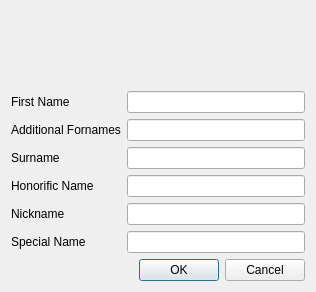
<?xml version="1.0" encoding="UTF-8"?>
<ui version="4.0">
 <class>NameDialog</class>
 <widget class="QDialog" name="NameDialog">
  <property name="geometry">
   <rect>
    <x>0</x>
    <y>0</y>
    <width>316</width>
    <height>292</height>
   </rect>
  </property>
  <property name="windowTitle">
   <string>Dialog</string>
  </property>
  <layout class="QVBoxLayout" name="verticalLayout">
   <item>
    <widget class="QLabel" name="label_displayFull">
     <property name="text">
      <string/>
     </property>
     <property name="alignment">
      <set>Qt::AlignCenter</set>
     </property>
    </widget>
   </item>
   <item>
    <widget class="QLabel" name="label_displayDisplay">
     <property name="text">
      <string/>
     </property>
     <property name="alignment">
      <set>Qt::AlignCenter</set>
     </property>
    </widget>
   </item>
   <item>
    <widget class="QLabel" name="label_displayHonorific">
     <property name="text">
      <string/>
     </property>
     <property name="alignment">
      <set>Qt::AlignCenter</set>
     </property>
    </widget>
   </item>
   <item>
    <widget class="QLabel" name="label_displaySuper">
     <property name="text">
      <string/>
     </property>
     <property name="alignment">
      <set>Qt::AlignCenter</set>
     </property>
    </widget>
   </item>
   <item>
    <layout class="QFormLayout" name="formLayout">
     <property name="fieldGrowthPolicy">
      <enum>QFormLayout::ExpandingFieldsGrow</enum>
     </property>
     <item row="0" column="0">
      <widget class="QLabel" name="label_firstName">
       <property name="toolTip">
        <string>First forename of the Character. The name, he is called by friends and family (if they don't use the nickname, of course).</string>
       </property>
       <property name="text">
        <string>First Name</string>
       </property>
      </widget>
     </item>
     <item row="0" column="1">
      <widget class="QLineEdit" name="lineEdit_firstName"/>
     </item>
     <item row="1" column="0">
      <widget class="QLabel" name="label_additionalForenames">
       <property name="toolTip">
        <string>Other forenames of the character. If the character has more than one additional forenames, seperate them by space.</string>
       </property>
       <property name="text">
        <string>Additional Fornames</string>
       </property>
      </widget>
     </item>
     <item row="1" column="1">
      <widget class="QLineEdit" name="lineEdit_additionalForenames"/>
     </item>
     <item row="2" column="0">
      <widget class="QLabel" name="label_surname">
       <property name="toolTip">
        <string>The surname of the Character.</string>
       </property>
       <property name="text">
        <string>Surname</string>
       </property>
      </widget>
     </item>
     <item row="2" column="1">
      <widget class="QLineEdit" name="lineEdit_surname"/>
     </item>
     <item row="3" column="0">
      <widget class="QLabel" name="label_honorificName">
       <property name="toolTip">
        <string>&lt;!DOCTYPE HTML PUBLIC &quot;-//W3C//DTD HTML 4.0//EN&quot; &quot;http://www.w3.org/TR/REC-html40/strict.dtd&quot;&gt;
&lt;html&gt;&lt;head&gt;&lt;meta name=&quot;qrichtext&quot; content=&quot;1&quot; /&gt;&lt;style type=&quot;text/css&quot;&gt;
p, li { white-space: pre-wrap; }
&lt;/style&gt;&lt;/head&gt;&lt;body style=&quot; font-family:'Ubuntu'; font-size:9pt; font-weight:400; font-style:normal;&quot;&gt;
&lt;p style=&quot; margin-top:0px; margin-bottom:0px; margin-left:0px; margin-right:0px; -qt-block-indent:0; text-indent:0px;&quot;&gt;The honorific name is a postfix name, normally used after his first name. Hermann &lt;span style=&quot; font-style:italic;&quot;&gt;the Strong&lt;/span&gt;, Jasmin &lt;span style=&quot; font-style:italic;&quot;&gt;the Fair&lt;/span&gt; or Philippe &lt;span style=&quot; font-style:italic;&quot;&gt;the Wise&lt;/span&gt;.&lt;/p&gt;&lt;/body&gt;&lt;/html&gt;</string>
       </property>
       <property name="text">
        <string>Honorific Name</string>
       </property>
      </widget>
     </item>
     <item row="3" column="1">
      <widget class="QLineEdit" name="lineEdit_honorificName"/>
     </item>
     <item row="4" column="0">
      <widget class="QLabel" name="label_nickname">
       <property name="toolTip">
        <string>&lt;!DOCTYPE HTML PUBLIC &quot;-//W3C//DTD HTML 4.0//EN&quot; &quot;http://www.w3.org/TR/REC-html40/strict.dtd&quot;&gt;
&lt;html&gt;&lt;head&gt;&lt;meta name=&quot;qrichtext&quot; content=&quot;1&quot; /&gt;&lt;style type=&quot;text/css&quot;&gt;
p, li { white-space: pre-wrap; }
&lt;/style&gt;&lt;/head&gt;&lt;body style=&quot; font-family:'Ubuntu'; font-size:9pt; font-weight:400; font-style:normal;&quot;&gt;
&lt;p style=&quot; margin-top:0px; margin-bottom:0px; margin-left:0px; margin-right:0px; -qt-block-indent:0; text-indent:0px;&quot;&gt;The nickname normally given by friends. Frederick my be called &lt;span style=&quot; font-style:italic;&quot;&gt;Freddy&lt;/span&gt; or Thomas may have earnd the Name &lt;span style=&quot; font-style:italic;&quot;&gt;Dragon&lt;/span&gt; in his Gang.&lt;/p&gt;&lt;/body&gt;&lt;/html&gt;</string>
       </property>
       <property name="text">
        <string>Nickname</string>
       </property>
      </widget>
     </item>
     <item row="4" column="1">
      <widget class="QLineEdit" name="lineEdit_nickname"/>
     </item>
     <item row="5" column="0">
      <widget class="QLabel" name="label_specialName">
       <property name="toolTip">
        <string>The special name is the Name a Charcter uses inside his own supernatural society. Mages call this name the Shadow Name, Werewolfs have their Deed names and even Changelings and Vampires may have their own special names among their peers.</string>
       </property>
       <property name="text">
        <string>Special Name</string>
       </property>
      </widget>
     </item>
     <item row="5" column="1">
      <widget class="QLineEdit" name="lineEdit_specialName"/>
     </item>
    </layout>
   </item>
   <item>
    <layout class="QHBoxLayout" name="horizontalLayout">
     <item>
      <spacer name="horizontalSpacer">
       <property name="orientation">
        <enum>Qt::Horizontal</enum>
       </property>
       <property name="sizeHint" stdset="0">
        <size>
         <width>40</width>
         <height>20</height>
        </size>
       </property>
      </spacer>
     </item>
     <item>
      <widget class="QDialogButtonBox" name="buttonBox">
       <property name="standardButtons">
        <set>QDialogButtonBox::Cancel|QDialogButtonBox::Ok</set>
       </property>
      </widget>
     </item>
    </layout>
   </item>
  </layout>
 </widget>
 <resources/>
 <connections/>
</ui>
